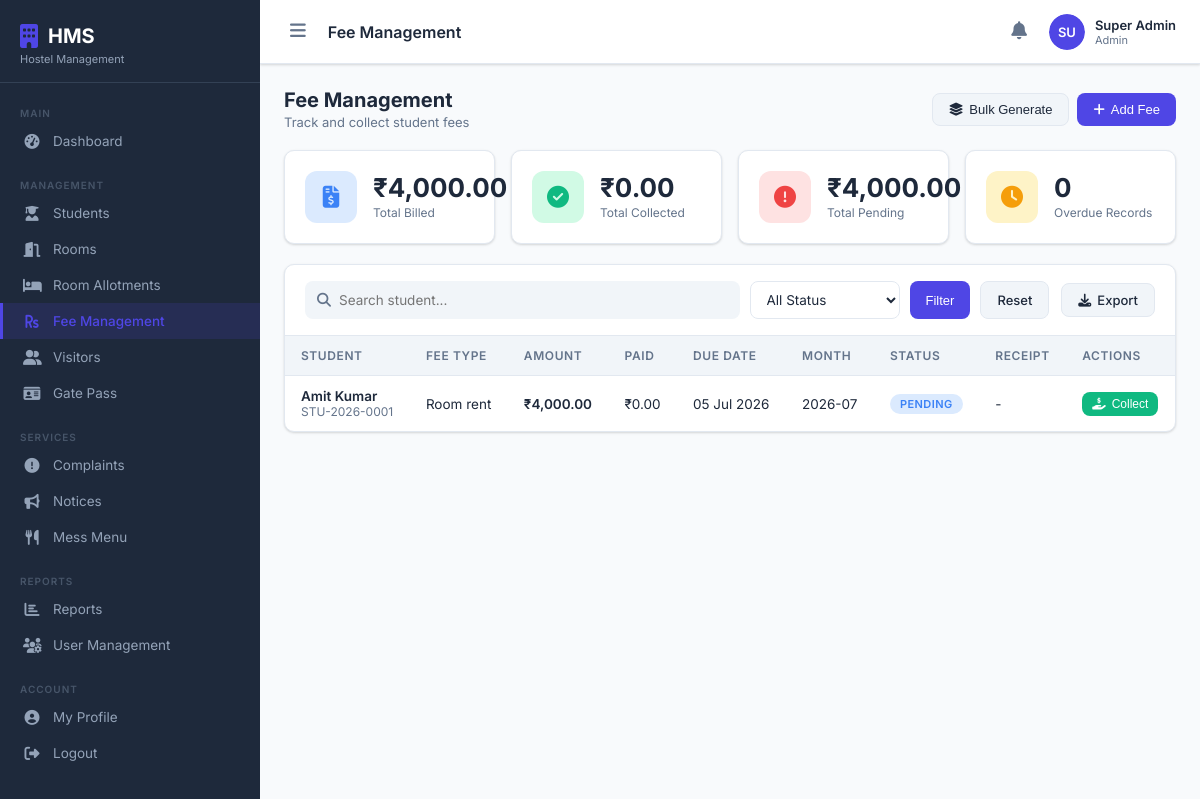
Page /php/fees.php (signed in) on the committed database.
### tables this page shows
CREATE TABLE fees (
    id INT AUTO_INCREMENT PRIMARY KEY,
    student_id INT NOT NULL,
    fee_type ENUM('room_rent','mess_fee','maintenance','security_deposit','other') NOT NULL,
    amount DECIMAL(10,2) NOT NULL,
    due_date DATE NOT NULL,
    paid_date DATE,
    paid_amount DECIMAL(10,2) DEFAULT 0,
    payment_method ENUM('cash','online','cheque','upi') DEFAULT 'cash',
    transaction_id VARCHAR(100),
    status ENUM('pending','paid','partial','overdue') DEFAULT 'pending',
    receipt_number VARCHAR(50),
    collected_by INT,
    remarks TEXT,
    month_year VARCHAR(7),
    created_at TIMESTAMP DEFAULT CURRENT_TIMESTAMP,
    FOREIGN KEY (student_id) REFERENCES students(id),
    FOREIGN KEY (collected_by) REFERENCES users(id)
);

CREATE TABLE students (
    id INT AUTO_INCREMENT PRIMARY KEY,
    user_id INT NOT NULL,
    student_id VARCHAR(20) UNIQUE NOT NULL,
    name VARCHAR(100) NOT NULL,
    email VARCHAR(100) NOT NULL,
    phone VARCHAR(15),
    dob DATE,
    gender ENUM('male','female','other'),
    address TEXT,
    guardian_name VARCHAR(100),
    guardian_phone VARCHAR(15),
    course VARCHAR(100),
    year_of_study INT,
    admission_date DATE,
    photo VARCHAR(255),
    room_id INT,
    status ENUM('active','inactive','alumni') DEFAULT 'active',
    created_at TIMESTAMP DEFAULT CURRENT_TIMESTAMP,
    FOREIGN KEY (user_id) REFERENCES users(id) ON DELETE CASCADE
);

### includes/config.php (called while the page is built, shortened)
<?php
function getDB() {
    static $conn = null;
    if ($conn === null) {
        $conn = new mysqli(DB_HOST, DB_USER, DB_PASS, DB_NAME);
        $conn->set_charset('utf8mb4');
    }
    return $conn;
}
function sanitize($data) {
    $db = getDB();
    return $db->real_escape_string(htmlspecialchars(trim($data)));
}
function formatDate($date) {
    return $date ? date('d M Y', strtotime($date)) : '-';
}
function formatCurrency($amount) {
    return '₹' . number_format($amount, 2);
}
function paginate($total, $perPage, $currentPage) {
    $totalPages = ceil($total / $perPage);
    $offset = ($currentPage - 1) * $perPage;
    return ['totalPages' => $totalPages, 'offset' => $offset, 'currentPage' => $currentPage];
}

### php/fees.php (the view, shortened to what this page needs)
<?php
require_once '../includes/config.php';
$db = getDB();
$search     = sanitize($_GET['search'] ?? '');
$page       = max(1, (int)($_GET['page'] ?? 1));
$where = "WHERE 1=1";
$total   = $db->query("SELECT COUNT(*) FROM fees f JOIN students s ON f.student_id=s.id $where")->fetch_row()[0];
$pag     = paginate($total, RECORDS_PER_PAGE, $page);
$fees = $db->query("
    SELECT f.*, s.name AS student_name, s.student_id AS sid
    FROM fees f JOIN students s ON f.student_id=s.id
    $where ORDER BY f.created_at DESC
    LIMIT ".RECORDS_PER_PAGE." OFFSET {$pag['offset']}
")->fetch_all(MYSQLI_ASSOC);
$summary = $db->query("
    SELECT
        SUM(amount) AS total_billed,
        SUM(paid_amount) AS total_collected,
        SUM(CASE WHEN status='pending' OR status='overdue' THEN amount-paid_amount ELSE 0 END) AS total_pending,
        COUNT(CASE WHEN status='overdue' THEN 1 END) AS overdue_count
    FROM fees
")->fetch_assoc();
require_once '../includes/header.php';
?>
<div class="page-header">
    <div><h2>Fee Management</h2><p>Track and collect student fees</p></div>
    <div class="gap-8">
        <button class="btn btn-light" onclick="openModal('bulkModal')"><i class="fas fa-layer-group"></i> Bulk Generate</button>
        <button class="btn btn-primary" onclick="openModal('addFeeModal')"><i class="fas fa-plus"></i> Add Fee</button>
    </div>
</div>
<div class="stats-grid" style="margin-bottom:20px">
    <div class="stat-card">
        <div class="stat-icon blue"><i class="fas fa-file-invoice-dollar"></i></div>
        <div class="stat-body">
            <div class="stat-value"><?= formatCurrency($summary['total_billed'] ?? 0) ?></div>
            <div class="stat-label">Total Billed</div>
        </div>
    </div>
    <div class="stat-card">
        <div class="stat-icon green"><i class="fas fa-check-circle"></i></div>
        <div class="stat-body">
            <div class="stat-value"><?= formatCurrency($summary['total_collected'] ?? 0) ?></div>
            <div class="stat-label">Total Collected</div>
        </div>
    </div>
    <div class="stat-card">
        <div class="stat-icon red"><i class="fas fa-exclamation-circle"></i></div>
        <div class="stat-body">
            <div class="stat-value"><?= formatCurrency($summary['total_pending'] ?? 0) ?></div>
            <div class="stat-label">Total Pending</div>
        </div>
    </div>
    <div class="stat-card">
        <div class="stat-icon yellow"><i class="fas fa-clock"></i></div>
        <div class="stat-body">
            <div class="stat-value"><?= $summary['overdue_count'] ?? 0 ?></div>
            <div class="stat-label">Overdue Records</div>
        </div>
    </div>
</div>
<div class="card">
    <div class="filter-bar">
        <form method="GET" style="display:flex;gap:10px;flex-wrap:wrap;flex:1">
            <div class="search-box" style="flex:1">
                <i class="fas fa-search"></i>
                <input type="text" name="search" placeholder="Search student..." value="<?= htmlspecialchars($search) ?>">
            </div>
            <select name="fee_status" class="form-control" style="width:150px">
                <option value="">All Status</option>
            </select>
            <button type="submit" class="btn btn-primary">Filter</button>
            <a href="fees.php" class="btn btn-light">Reset</a>
        </form>
        <a href="reports.php?type=fees" class="btn btn-light"><i class="fas fa-download"></i> Export</a>
    </div>
    <div class="table-wrapper">
        <table>
            <thead><tr>
                <th>Student</th><th>Fee Type</th><th>Amount</th><th>Paid</th>
                <th>Due Date</th><th>Month</th><th>Status</th><th>Receipt</th><th>Actions</th>
            </tr></thead>
            <tbody>
            <?php foreach ($fees as $f): ?>
                <tr>
                    <td>
                        <div class="fw-600"><?= htmlspecialchars($f['student_name']) ?></div>
                        <div class="text-muted"><?= $f['sid'] ?></div>
                    </td>
                    <td><?= ucfirst(str_replace('_',' ',$f['fee_type'])) ?></td>
                    <td class="fw-600"><?= formatCurrency($f['amount']) ?></td>
                    <td><?= formatCurrency($f['paid_amount']) ?></td>
                    <td><?= formatDate($f['due_date']) ?></td>
                    <td><?= $f['month_year'] ?: '-' ?></td>
                    <td>
                        <span class="badge badge-<?= $f['status']==='paid'?'success':($f['status']==='partial'?'warning':($f['status']==='overdue'?'danger':'info')) ?>">
                            <?= ucfirst($f['status']) ?>
                        </span>
                    </td>
                    <td><?= $f['receipt_number'] ?: '-' ?></td>
                    <td>
                        <?php if ($f['status'] !== 'paid'): ?>
                        <button class="btn btn-sm btn-success"
                            onclick="collectFee(<?= $f['id'] ?>, '<?= htmlspecialchars($f['student_name']) ?>', <?= $f['amount']-$f['paid_amount'] ?>)">
                            <i class="fas fa-hand-holding-usd"></i> Collect
                        </button>
                        <?php else: ?>
                        <span class="text-muted">Paid</span>
                        <?php endif; ?>
                    </td>
                </tr>
            <?php endforeach; ?>
            </tbody>
        </table>
    </div>
</div>
<?php require_once '../includes/footer.php'; ?>

### css/style.css (style rules this page uses)
:root { --primary: #4f46e5; --primary-dark: #3730a3; --primary-light: #e0e7ff; --secondary: #10b981; --secondary-light: #d1fae5; --danger: #ef4444; --danger-light: #fee2e2; --warning: #f59e0b; --warning-light: #fef3c7; --info: #3b82f6; --info-light: #dbeafe; --dark: #1e293b; --gray: #64748b; --light-gray: #f1f5f9; --border: #e2e8f0; --white: #ffffff; --sidebar-width: 260px; --topbar-height: 64px; --radius: 10px; --shadow: 0 1px 3px rgba(0,0,0,0.1), 0 1px 2px rgba(0,0,0,0.06); --shadow-md: 0 4px 6px rgba(0,0,0,0.07), 0 2px 4px rgba(0,0,0,0.05); --shadow-lg: 0 10px 15px rgba(0,0,0,0.1), 0 4px 6px rgba(0,0,0,0.05); --transition: all 0.3s ease; }
*, *::before, *::after { box-sizing: border-box; margin: 0; padding: 0; }
body { font-family: 'Inter', sans-serif; background: #f8fafc; color: var(--dark); display: flex; min-height: 100vh; font-size: 14px; }
a { text-decoration: none; color: inherit; }
.card { background: var(--white); border-radius: var(--radius); box-shadow: var(--shadow); border: 1px solid var(--border); overflow: hidden; }
.stats-grid { display: grid; grid-template-columns: repeat(auto-fit, minmax(200px, 1fr)); gap: 16px; margin-bottom: 24px; }
.stat-card { background: var(--white); border-radius: var(--radius); padding: 20px; box-shadow: var(--shadow); border: 1px solid var(--border); display: flex; align-items: center; gap: 16px; transition: var(--transition); }
.stat-icon { width: 52px; height: 52px; border-radius: 12px; display: flex; align-items: center; justify-content: center; font-size: 22px; flex-shrink: 0; }
.stat-icon.blue { background: var(--info-light); color: var(--info); }
.stat-icon.green { background: var(--secondary-light); color: var(--secondary); }
.stat-icon.red { background: var(--danger-light); color: var(--danger); }
.stat-icon.yellow { background: var(--warning-light); color: var(--warning); }
.stat-body .stat-value { font-size: 26px; font-weight: 700; line-height: 1; }
.stat-body .stat-label { font-size: 12px; color: var(--gray); margin-top: 4px; }
.table-wrapper { overflow-x: auto; }
table { width: 100%; border-collapse: collapse; font-size: 13.5px; }
thead th { background: var(--light-gray); padding: 12px 16px; text-align: left; font-weight: 600; font-size: 12px; text-transform: uppercase; letter-spacing: 0.05em; color: var(--gray); border-bottom: 1px solid var(--border); }
tbody td { padding: 12px 16px; border-bottom: 1px solid var(--border); color: var(--dark); }
tbody tr:last-child td { border-bottom: none; }
.badge { display: inline-flex; align-items: center; padding: 3px 10px; border-radius: 20px; font-size: 11px; font-weight: 600; text-transform: uppercase; letter-spacing: 0.04em; }
.badge-info { background: var(--info-light); color: var(--info); }
.btn { display: inline-flex; align-items: center; gap: 6px; padding: 8px 16px; border-radius: 8px; font-size: 13px; font-weight: 500; border: none; cursor: pointer; transition: var(--transition); white-space: nowrap; }
.btn-primary { background: var(--primary); color: white; }
.btn-success { background: var(--secondary); color: white; }
.btn-light { background: var(--light-gray); color: var(--dark); border: 1px solid var(--border); }
.btn-sm { padding: 5px 10px; font-size: 12px; }
.form-control { width: 100%; padding: 9px 12px; border: 1px solid var(--border); border-radius: 8px; font-size: 13.5px; font-family: inherit; background: var(--white); color: var(--dark); transition: var(--transition); }
select.form-control { cursor: pointer; }
.filter-bar { display: flex; align-items: center; gap: 12px; padding: 16px 20px; border-bottom: 1px solid var(--border); flex-wrap: wrap; }
.search-box { display: flex; align-items: center; gap: 8px; background: var(--light-gray); border-radius: 8px; padding: 8px 12px; flex: 1; min-width: 200px; }
.search-box i { color: var(--gray); }
.search-box input { border: none; background: none; outline: none; font-family: inherit; font-size: 13.5px; width: 100%; }
.page-header { display: flex; align-items: center; justify-content: space-between; margin-bottom: 20px; }
.page-header h2 { font-size: 20px; font-weight: 700; }
.page-header p { font-size: 13px; color: var(--gray); margin-top: 2px; }
.text-muted { color: var(--gray); font-size: 12px; }
.fw-600 { font-weight: 600; }
.gap-8 { display: flex; gap: 8px; }

### rows in the picture
fees: student.name "Amit Kumar", student.student_id "STU-2026-0001", fee_type "Room rent", amount "₹4,000.00", paid_amount "₹0.00", due_date "05 Jul 2026", month_year "2026-07", status "PENDING", receipt_number "-"

### other values in the picture
$pageTitle "Fee Management"
substr($_SESSION['name'], 0, 2) "SU"
$_SESSION['name'] "Super Admin"
$_SESSION['role'] "Admin"
formatCurrency($summary['total_billed'] ?? 0) "₹4,000.00"
formatCurrency($summary['total_collected'] ?? 0) "₹0.00"
formatCurrency($summary['total_pending'] ?? 0) "₹4,000.00"
$summary['overdue_count'] "0"
